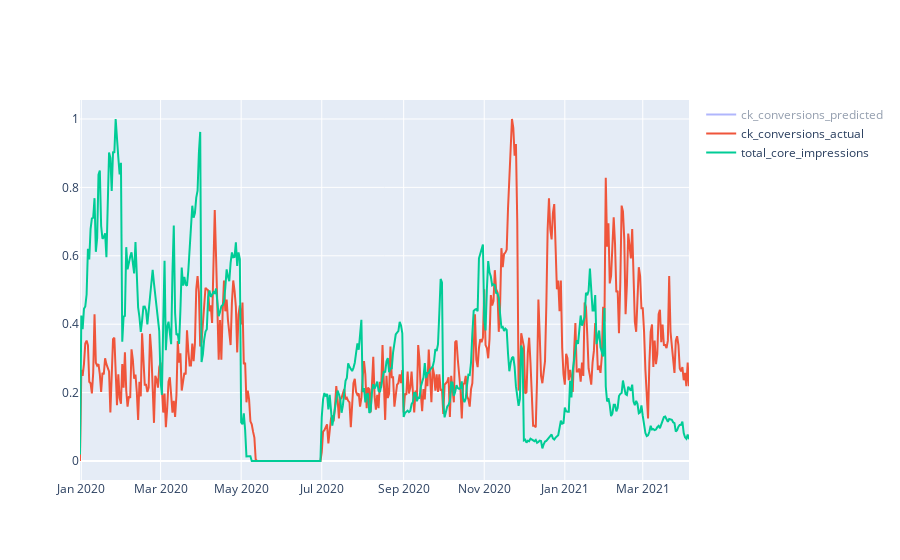

Notebook cell for this chart:
### Markdown cell above
__Scaled version of residuals plot__

### Code cell
plot_scaler = MinMaxScaler()
plot_scaled = plot_scaler.fit_transform(ols_daily)


plot_daily = pd.DataFrame(data=plot_scaled, columns=ols_daily.columns)
plot_daily['date'] = ols_daily.index.values
plot_daily.set_index('date', inplace=True)

fig = go.Figure()
fig.add_trace(go.Scatter(x=plot_daily.index, y=plot_daily['y_pred'],
                    mode='lines',
                    name='ck_conversions_predicted'))
fig.add_trace(go.Scatter(x=plot_daily.index, y=plot_daily['y_actual'],
                    mode='lines',
                    name='ck_conversions_actual'))
fig.add_trace(go.Scatter(x=plot_daily.index, y=plot_daily['impressions'],
                    mode='lines',
                    name='total_core_impressions'))

fig.show()

### Figure 1 — Plotly figure (JSON) as saved in the notebook; plotly's stock layout.template omitted (floating-point values rounded to 4 significant figures; data arrays with more than 128 entries replaced by an {"elided": "..."} marker saying what was removed)
{"data": [{"mode": "lines", "name": "ck_conversions_predicted", "type": "scatter", "visible": "legendonly", "x": {"elided": "450 str values"}, "y": {"elided": "450 float values"}}, {"mode": "lines", "name": "ck_conversions_actual", "type": "scatter", "visible": true, "x": {"elided": "450 str values"}, "y": {"elided": "450 float values"}}, {"mode": "lines", "name": "total_core_impressions", "type": "scatter", "x": {"elided": "450 str values"}, "y": {"elided": "450 float values"}}], "layout": {"autosize": true, "xaxis": {"autorange": true, "range": ["2019-12-31", "2021-04-05"], "type": "date"}, "yaxis": {"autorange": true, "range": [-0.05556, 1.056], "type": "linear"}}}
